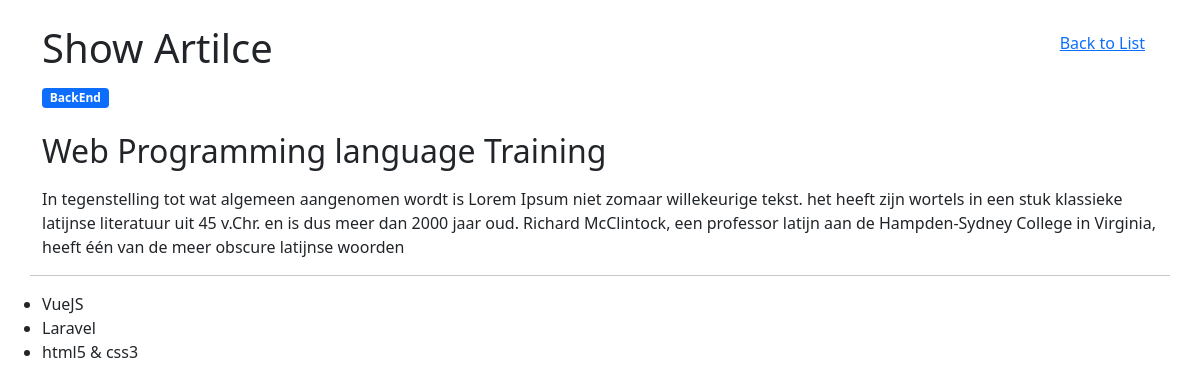
The page /articles/4/ on the database its author committed.
### blog/models.py (models this page shows, shortened)
class Article(models.Model):
    state = IntegerField(default=0, choices=LIST_STATE)
    title= CharField(max_length=120, blank=True, null=True, unique=True)
    description= TextField(null=True)
    category = ForeignKey('Category',null=True, on_delete=models.SET_NULL)
    tags = ManyToManyField('Tag')
    created = DateTimeField(auto_now_add=True)
    updated = DateTimeField(auto_now=True)

class Category(models.Model):
    name = CharField(max_length=20,null=False)
    state = IntegerField(default=0, choices=LIST_STATE)
    created = DateTimeField(auto_now_add=True)
    updated = DateTimeField(auto_now=True)

class Tag(models.Model):
    name = CharField(max_length=20)
    created = DateTimeField(auto_now_add=True)
    updated = DateTimeField(auto_now=True)

### blog/views.py (the view)
# urls.py: path('<int:id>/', views.show, name="show_article"),
def show(request, id):
    article = Article.objects.get(pk=id)
    return render(request, 'blog/show.html', {'article': article})

### blog/templates/blog/show.html (shortened to what this page needs)
{% extends 'base.html' %}
{% block content%}
    <div class="container">
        <div class="row mt-4">
            <div class="col-md-6">
                <h1>Show Artilce</h1>
            </div>
            <div class="col-md-6 text-end"><a href="{% url 'list_of_articles' %}" class="btn btn-link">Back to List</a></div>
        </div>
        <div class="row">
            <div class="col-md-12">
                <span class="badge bg-primary my-2">{{article.category.name}}</span>
                <h2 class="my-3">{{article.title}}</h2>
                <p class="my-3">{{article.description}}</p>
            </div>
            <hr>
            <ul>
                {% for tag in article.tags.all %}
                    <li>{{ tag.name }}</li>
                {% endfor %}
            </ul>
        </div>
    </div>
{% endblock%}

### rows shown on the page
Article: category.name "BackEnd", title "Web Programming language Training", description "In tegenstelling tot wat algemeen aangenomen wordt is Lorem Ipsum niet zomaar willekeurige tekst. het heeft zijn wortels in een stuk klassieke latijnse literatuur uit 45 v.Chr. en is dus meer dan 2000 jaar oud. Richard McClintock, een professor latijn aan de Hampden-Sydney College in Virginia, heeft één van de meer obscure latijnse woorden"
Tag: name "VueJS"
Tag: name "Laravel"
Tag: name "html5 & css3"
